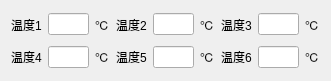
     <widget class="QWidget" name="gridLayoutWidget_4">
      <property name="geometry">
       <rect>
        <x>740</x>
        <y>20</y>
        <width>331</width>
        <height>81</height>
       </rect>
      </property>
      <layout class="QGridLayout" name="gridLayout_4">
       <item row="1" column="2">
        <layout class="QHBoxLayout" name="horizontalLayout_14">
         <item>
          <widget class="QLabel" name="label_68">
           <property name="text">
            <string>温度3</string>
           </property>
          </widget>
         </item>
         <item>
          <widget class="QLineEdit" name="temperature3_3"/>
         </item>
         <item>
          <widget class="QLabel" name="label_146">
           <property name="text">
            <string>℃</string>
           </property>
          </widget>
         </item>
        </layout>
       </item>
       <item row="2" column="0">
        <layout class="QHBoxLayout" name="horizontalLayout_15">
         <item>
          <widget class="QLabel" name="label_69">
           <property name="text">
            <string>温度4</string>
           </property>
          </widget>
         </item>
         <item>
          <widget class="QLineEdit" name="temperature3_4"/>
         </item>
         <item>
          <widget class="QLabel" name="label_143">
           <property name="text">
            <string>℃</string>
           </property>
          </widget>
         </item>
        </layout>
       </item>
       <item row="1" column="0">
        <layout class="QHBoxLayout" name="horizontalLayout_16">
         <item>
          <widget class="QLabel" name="label_70">
           <property name="text">
            <string>温度1</string>
           </property>
          </widget>
         </item>
         <item>
          <widget class="QLineEdit" name="temperature3_1"/>
         </item>
         <item>
          <widget class="QLabel" name="label_142">
           <property name="text">
            <string>℃</string>
           </property>
          </widget>
         </item>
        </layout>
       </item>
       <item row="1" column="1">
        <layout class="QHBoxLayout" name="horizontalLayout_17">
         <item>
          <widget class="QLabel" name="label_71">
           <property name="text">
            <string>温度2</string>
           </property>
          </widget>
         </item>
         <item>
          <widget class="QLineEdit" name="temperature3_2"/>
         </item>
         <item>
          <widget class="QLabel" name="label_144">
           <property name="text">
            <string>℃</string>
           </property>
          </widget>
         </item>
        </layout>
       </item>
       <item row="2" column="1">
        <layout class="QHBoxLayout" name="horizontalLayout_18">
         <item>
          <widget class="QLabel" name="label_72">
           <property name="text">
            <string>温度5</string>
           </property>
          </widget>
         </item>
         <item>
          <widget class="QLineEdit" name="temperature3_5"/>
         </item>
         <item>
          <widget class="QLabel" name="label_145">
           <property name="text">
            <string>℃</string>
           </property>
          </widget>
         </item>
        </layout>
       </item>
       <item row="2" column="2">
        <layout class="QHBoxLayout" name="horizontalLayout_19">
         <item>
          <widget class="QLabel" name="label_73">
           <property name="text">
            <string>温度6</string>
           </property>
          </widget>
         </item>
         <item>
          <widget class="QLineEdit" name="temperature3_6"/>
         </item>
         <item>
          <widget class="QLabel" name="label_147">
           <property name="text">
            <string>℃</string>
           </property>
          </widget>
         </item>
        </layout>
       </item>
      </layout>
     </widget>
